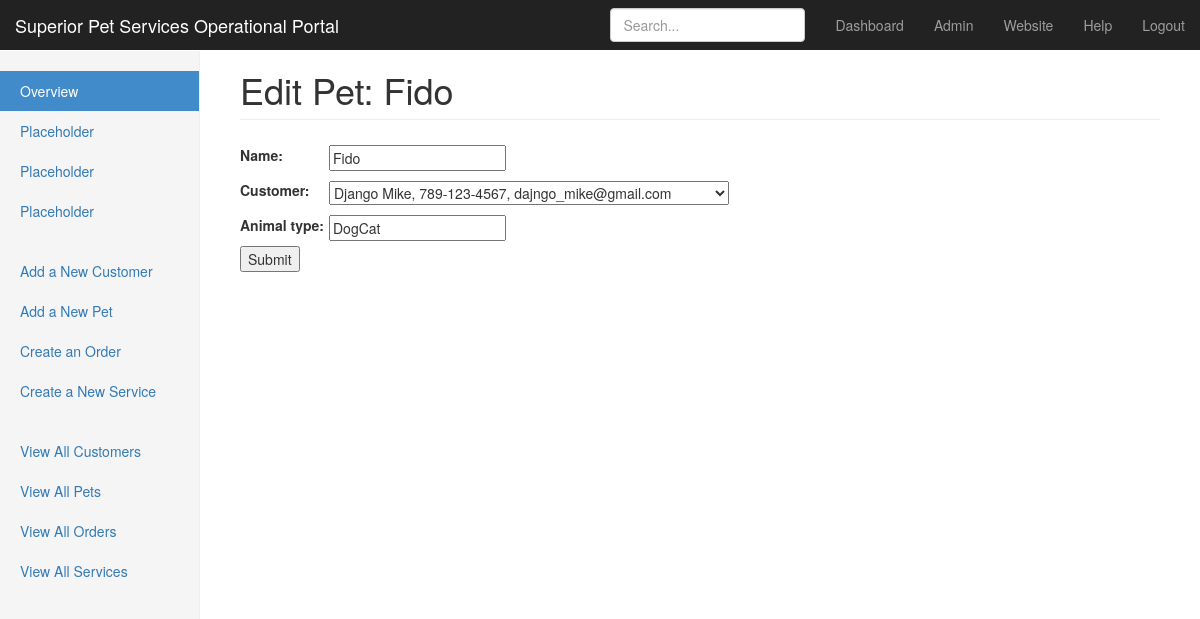
Page /pet_sitting/pet/edit/1/ (signed in) on the earlier database version.
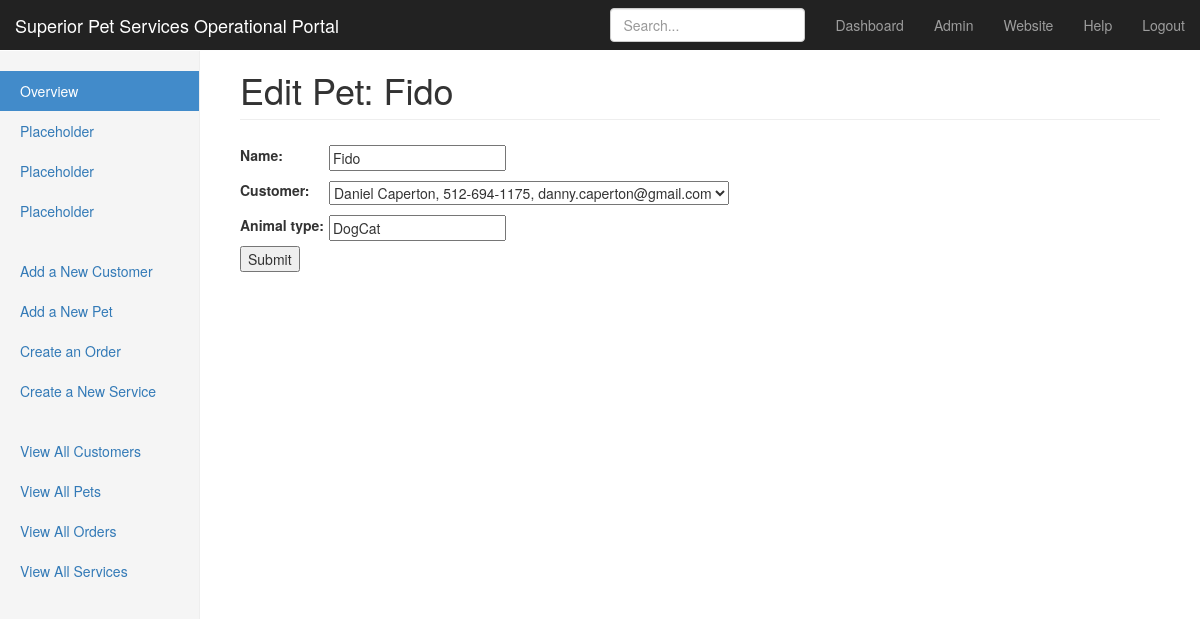
Same page on the later database version.
### pet_sitting/models.py (models this page shows, shortened)
class Pet(models.Model):
    name = models.CharField(max_length=200)
    customer = models.ForeignKey(Customer)
    animal_type = models.CharField(max_length=200)

### pet_sitting/views.py (the view)
# urls.py: url(r'^pet/edit/(?P<pet_id>\d+)/$', add_pet),
@login_required(login_url='/login/')
def add_pet(request, pet_id=None):
    heading = 'Add a New Pet'
    if request.method == 'POST':
        if pet_id != None: # POST with an ID: POST EDIT CHANGES
            pet_obj = Pet.objects.get(id=pet_id)
            pet_form = PetForm(request.POST, instance=pet_obj)
        else: # POST for the first time: ADD VIEW
            pet_form = PetForm(request.POST)
        if pet_form.is_valid(): # validate the POST and save the data
            pet_form.save()
            return HttpResponseRedirect('/pet_sitting/pet/all/')
    elif pet_id == None: # GET first time code
        pet_form = PetForm()
    else: # GET entry that already exists: EDIT VIEW
        pet_obj = Pet.objects.get(id=pet_id)
        pet_form = PetForm(instance=pet_obj)
        heading = 'Edit Pet: ' + pet_obj.name
    context = {'add_form': pet_form, 'heading': heading}
    return render(request, 'add_form.html', context)

### pet_sitting/forms.py
class PetForm(forms.ModelForm):
    class Meta:
        model = Pet
        fields = '__all__'

### pet_sitting/models.py (called while the page is built)
    def __str__(self):
        return '{} {}, {}, {}'.format(self.first_name, self.last_name, self.primary_phone, self.email)

### pet_sitting/templates/add_form.html (shortened to what this page needs)
{% extends "menu_sidebar.html" %}
{% block page_heading %}<h1 class="page-header">{{ heading }}</h1>{% endblock %}
{% block page %}
    <form method="post">
        <table>
            {{ add_form }}
        </table>
        <input type="submit" value="Submit" />
    </form>
{% endblock %}

Differences in the rows shown:
changed Pet "Fido": customer "Django Mike, 789-123-4567, dajngo_mike@gmail.com" → "Daniel Caperton, 512-694-1175, danny.caperton@gmail.com"
